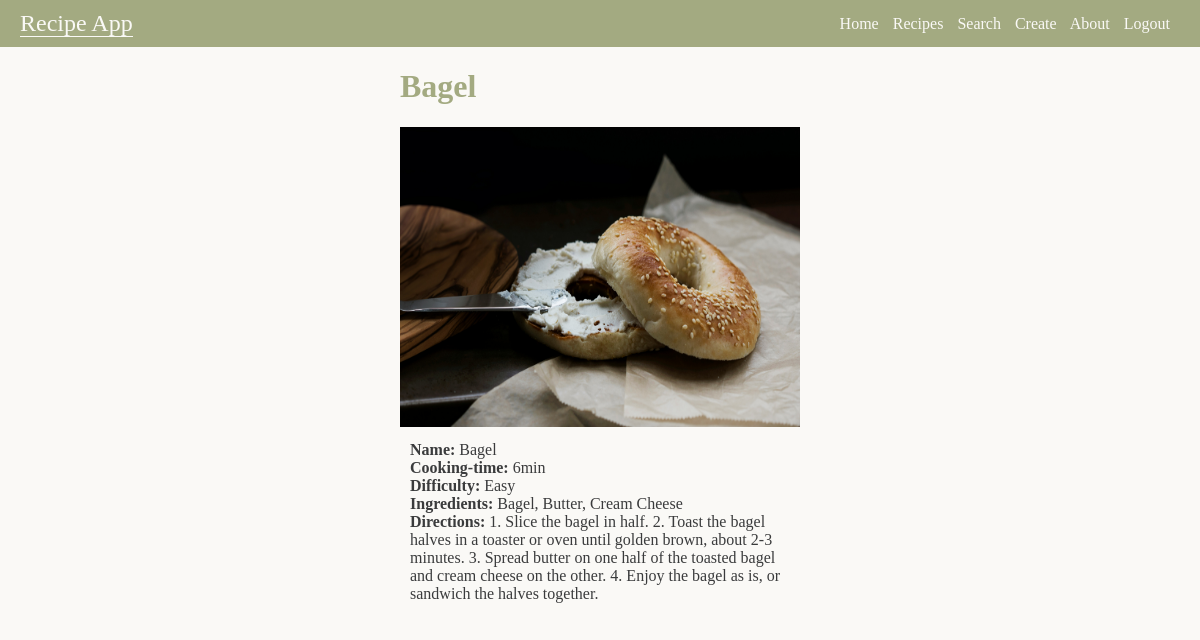
The app's page /list/2 (signed in) with its own data.
### recipes/models.py (models this page shows, shortened)
class Recipe(models.Model):
  name= models.CharField(max_length=50)
  cooking_time= models.IntegerField()
  ingredients= models.TextField(max_length=250, default='Please separate with commas')
  difficulty= models.CharField(max_length=12, default= None)
  directions = models.TextField(max_length=500, default= 'No directions added yet for this recipe')
  pic = models.ImageField(upload_to='recipes/images', default='no_picture.jpg')

### recipes/views.py (the view)
# urls.py: path('list/<pk>', RecipeDetailView.as_view(), name='detail'),
class RecipeDetailView(LoginRequiredMixin, DetailView):
  model = Recipe
  template_name = 'recipes/details.html'

### recipes/templates/recipes/details.html (shortened to what this page needs)
<!DOCTYPE html>
<html>
  <head>
    <link rel="stylesheet" href="../../static/recipes/index.css" />
  </head>
  <body>
    <nav class="navbar">
      <div class="navbar__brand">
        <a href="{% url 'recipes:home'%}"><span>Recipe App</span></a>
      </div>
      <div class="navbar__links">
        <a href="{% url 'recipes:home'%}"><span>Home</span></a>
        <a href="{% url 'recipes:list'%}"><span>Recipes</span></a>
        <a href="{% url 'recipes:search'%}"><span>Search</span></a>
        <a href="{% url 'recipes:create'%}"><span>Create</span></a>
        <a href="{% url 'recipes:about'%}"><span>About</span></a>
        <a href="{% url 'logout'%}"><span>Logout</span></a>
      </div>
    </nav>
    <div class="details__layout">
      <div class="details--container">
        <h1>{{object.name}}</h1>
        <img src="{{object.pic.url}}" width="400" height="300" />
        <br />
        <div class="details--data">
          <b>Name: </b> {{object.name}} <br />
          <b>Cooking-time: </b> {{object.cooking_time}}min <br />
          <b>Difficulty: </b> {{object.difficulty}} <br />
          <b>Ingredients: </b> {{object.ingredients}} <br />
          <b>Directions: </b> {{object.directions}} <br />
        </div>
      </div>
    </div>
  </body>
</html>

### recipes/static/recipes/index.css (style rules this page uses)
:root { --bg-color: #faf9f6; --text-color: #3a3b3c; --light-green: #c5c191; --mid-green: #a3aa81; --dark-green: #595f40; }
* { background-color: var(--bg-color); color: var(--text-color); box-sizing: border-box; }
html, body { margin: 0; padding: 0; }
h1, h2 { color: var(--mid-green); }
a { text-decoration: none; }
.navbar { display: flex; justify-content: space-between; align-items: center; background-color: var(--mid-green); padding: 10px 20px; position: relative; top: 0; left: 50%; right: 50%; margin-left: -50vw; margin-right: -50vw; width: 100vw; }
.navbar__brand { font-size: 24px; display: inline-block; }
.navbar__brand a span { color: var(--bg-color); background-color: var(--mid-green); }
.navbar__links { display: inline-block; background-color: var(--mid-green); }
.navbar__links a { margin-right: 10px; }
.navbar__links a span { color: var(--bg-color); background-color: var(--mid-green); }
.details__layout { display: flex; justify-content: center; }
.details--container div { width: 400px; }
.details--data { width: 400px; word-wrap: break-word; overflow-wrap: break-word; padding: 10px; margin: 0 auto; }

### records on screen
Recipe: name "Bagel", pic (picture), cooking_time "6", difficulty "Easy", ingredients "Bagel, Butter, Cream Cheese", directions "1. Slice the bagel in half. 2. Toast the bagel halves in a toaster or oven until golden brown, about 2-3 minutes. 3. Spread butter on one half of the toasted bagel and cream cheese on the other. 4. Enjoy the bagel as is, or sandwich the halves together."
